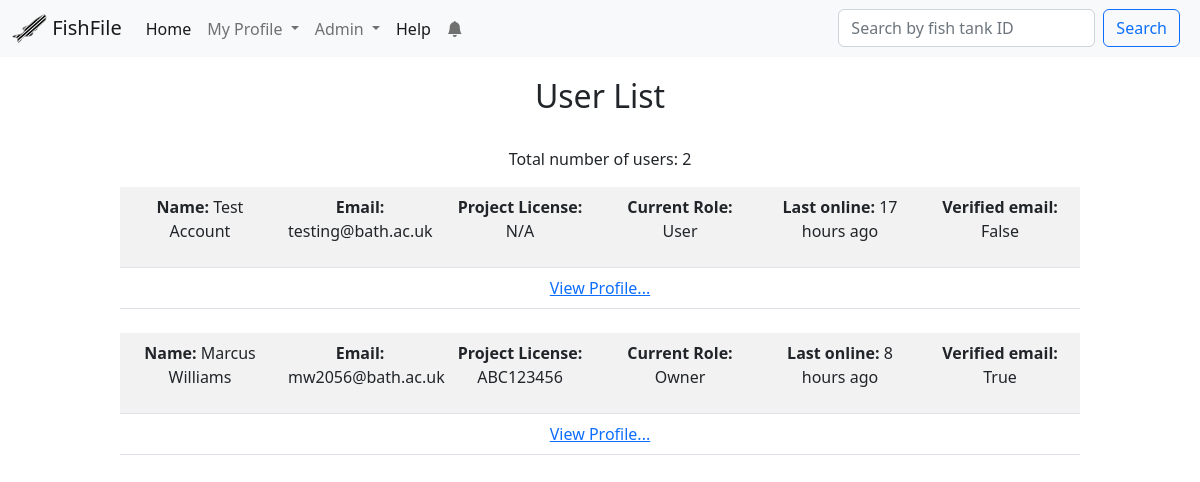
The page /userlist/ (signed in) on the database as committed earlier.
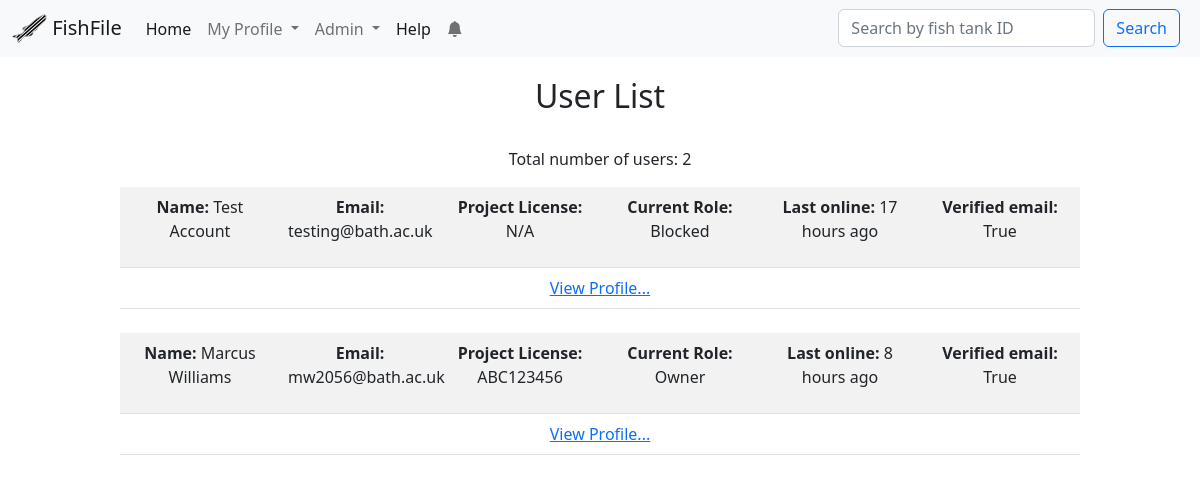
The same page on the database as committed later.
### app/models.py (models this page shows, shortened)
class User(UserMixin, db.Model):
    id = db.Column(db.Integer, primary_key=True)
    first_name = db.Column(db.String(64), index=True)
    last_name = db.Column(db.String(64), index=True)
    email = db.Column(db.String(120), index=True, unique=True)
    username = db.Column(db.String(64), index=True)
    password_hash = db.Column(db.String(128))
    last_seen = db.Column(db.DateTime, default=datetime.utcnow)
    is_verified = db.Column(db.Boolean, default=False)
    project_license = db.Column(db.String(120))
    personal_license = db.Column(db.String(120))
    personal_document = db.Column(db.Boolean, default=False)
    project_document = db.Column(db.Boolean, default=False)
    role = db.Column(db.String(32), default="User")
    code = db.Column(db.String(32), index=True)
    changes = db.relationship("Change", backref="user", lazy="dynamic")
    notifications = db.relationship(
        "Notification", backref="user", lazy="dynamic", cascade="all, delete"
    )
    last_notification_read_time = db.Column(db.DateTime)
    reminders = db.relationship(
        "Reminder", backref="user", lazy="dynamic", cascade="all, delete"
    )
    def isOwner(self):
        return self.role == "Owner"
    def isAdmin(self):
        return self.role in ("Admin", "Owner")
    def new_notifications(self):
        last_read_time = self.last_notification_read_time or datetime(1900, 1, 1)
        return (
            Notification.query.filter_by(user=self)
            .filter(Notification.time > last_read_time)
            .count()
        )

### app/main/routes.py (the view)
@bp.route("/userlist/")
@requires_roles("Owner")
@login_required
def user_list():
    users = User.query.order_by(User.id.desc())
    return render_template("Admin/user_list.html", users=users, title="User List")

### app/main/forms.py
class SimpleSearch(FlaskForm):
    search = StringField("Search by fish tank ID", validators=[DataRequired()])
    submit = SubmitField("Search")
    def __init__(self, *args, **kwargs):
        if "formdata" not in kwargs:
            kwargs["formdata"] = request.args
        if "csrf_enabled" not in kwargs:
            kwargs["csrf_enabled"] = False
        super(SimpleSearch, self).__init__(*args, **kwargs)

class EmptyForm(FlaskForm):
    submit = SubmitField("Submit")

### app/main/routes.py (called while the page is built)
@bp.before_request
def before_request():
    if current_user.is_authenticated:
        current_user.last_seen = datetime.utcnow()
        db.session.commit()
        g.search_form = SimpleSearch()
        g.clearNotifsForm = EmptyForm()

### app/models.py (called while the page is built)
@login.user_loader
def load_user(id):
    return User.query.get(int(id))

def requires_roles(*roles):
    def wrapper(f):
        @wraps(f)
        def wrapped(*args, **kwargs):
            if current_app.testing == True:
                return f(*args, **kwargs)
            if current_user.role not in roles:
                abort(403)
            return f(*args, **kwargs)
        return wrapped
    return wrapper

### app/templates/admin/user_list.html
{%extends 'base.html'%}
{%block content%}
    <h2>User List</h2><br>
    <p>Total number of users: {{ users.count() }}</p>
    {% if users.count() > 0 %}
        {% for user in users %}
            {%include 'subtemplates/_user_role_summary.html'%}
        {%endfor%}
    {% else %}
        <h3>No users found</h3>
    {% endif %}
{%endblock%}

### app/templates/subtemplates/_user_role_summary.html
<table class="table table-striped" style="width: 80%; margin:auto; table-layout:fixed;">
    <tr >
        <td>
            <b>Name: </b>{{user.first_name}} {{user.last_name}}
        </td>
        <td>
            <b>Email: </b>{{user.email}}
        </td>
        <td>
            {%if user.project_license%}
            <b>Project License: </b>{{user.project_license}}
            {%else%}
            <b>Project License: </b>N/A
            {%endif%}
        </td>
        <td>
            <b>Current Role: </b>{{user.role}}
        </td>
        <td>
            {% if user.last_seen %}<p><b>Last online: </b>{{ moment(user.last_seen).fromNow() }}</p>{% endif %}
        </td>
        <td><b>Verified email: </b>{{user.is_verified}}</td>
    </tr>
    <tr>
        <td colspan="6"><a href="{{url_for('main.user', username = user.username)}}" target="_blank">View Profile...</a></td>
    </tr>
</table>
<br>

Rows that differ between the two databases and show on the page:
changed User "Test": role "User" → "Blocked"; is_verified "False" → "True"
